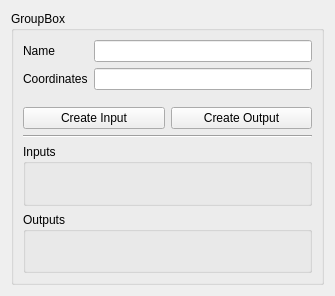
<?xml version="1.0" encoding="UTF-8"?>
<ui version="4.0">
 <class>Form</class>
 <widget class="QWidget" name="Form">
  <property name="geometry">
   <rect>
    <x>0</x>
    <y>0</y>
    <width>335</width>
    <height>296</height>
   </rect>
  </property>
  <property name="windowTitle">
   <string>Form</string>
  </property>
  <layout class="QVBoxLayout" name="verticalLayout">
   <item>
    <widget class="QGroupBox" name="group_box">
     <property name="title">
      <string>GroupBox</string>
     </property>
     <layout class="QVBoxLayout" name="verticalLayout_2">
      <item>
       <layout class="QFormLayout" name="formLayout">
        <item row="0" column="0">
         <widget class="QLabel" name="label">
          <property name="text">
           <string>Name</string>
          </property>
         </widget>
        </item>
        <item row="0" column="1">
         <widget class="QLineEdit" name="name_edit"/>
        </item>
        <item row="1" column="0">
         <widget class="QLabel" name="label_2">
          <property name="text">
           <string>Coordinates</string>
          </property>
         </widget>
        </item>
        <item row="1" column="1">
         <widget class="QLineEdit" name="coords_display">
          <property name="readOnly">
           <bool>true</bool>
          </property>
         </widget>
        </item>
       </layout>
      </item>
      <item>
       <layout class="QHBoxLayout" name="horizontalLayout">
        <item>
         <widget class="QPushButton" name="create_input_btn">
          <property name="text">
           <string>Create Input</string>
          </property>
         </widget>
        </item>
        <item>
         <widget class="QPushButton" name="create_output_btn">
          <property name="text">
           <string>Create Output</string>
          </property>
         </widget>
        </item>
       </layout>
      </item>
      <item>
       <widget class="Line" name="line">
        <property name="orientation">
         <enum>Qt::Horizontal</enum>
        </property>
       </widget>
      </item>
      <item>
       <widget class="QGroupBox" name="inputs_area">
        <property name="title">
         <string>Inputs</string>
        </property>
        <layout class="QVBoxLayout" name="verticalLayout_5"/>
       </widget>
      </item>
      <item>
       <widget class="QGroupBox" name="outputs_area">
        <property name="title">
         <string>Outputs</string>
        </property>
        <layout class="QVBoxLayout" name="verticalLayout_3"/>
       </widget>
      </item>
     </layout>
    </widget>
   </item>
  </layout>
 </widget>
 <resources/>
 <connections/>
</ui>
